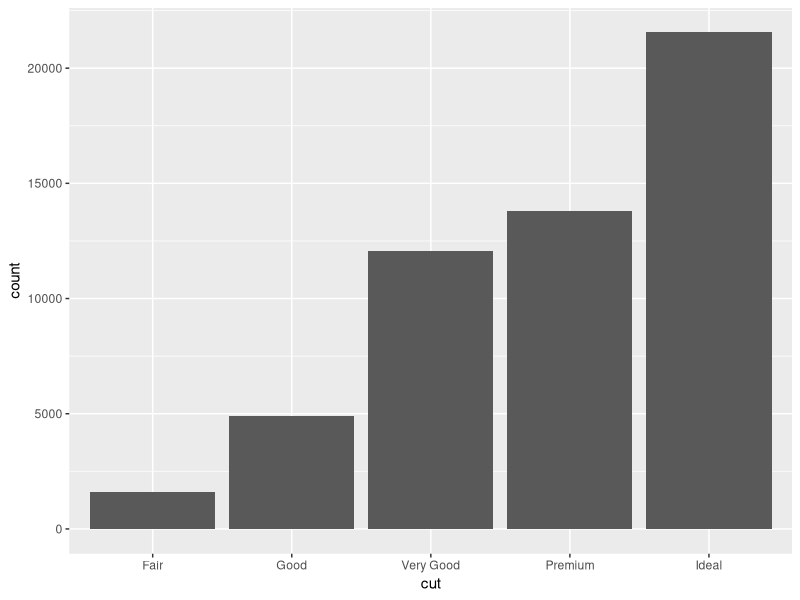
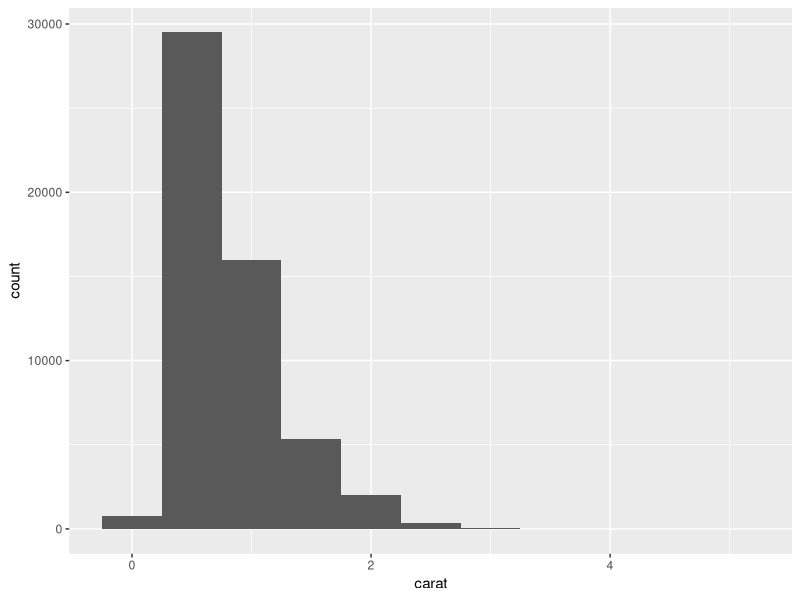
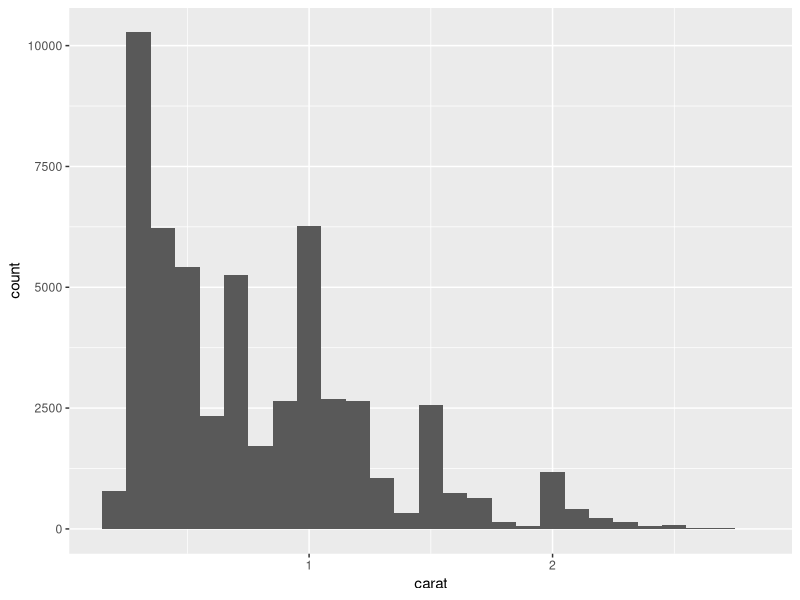
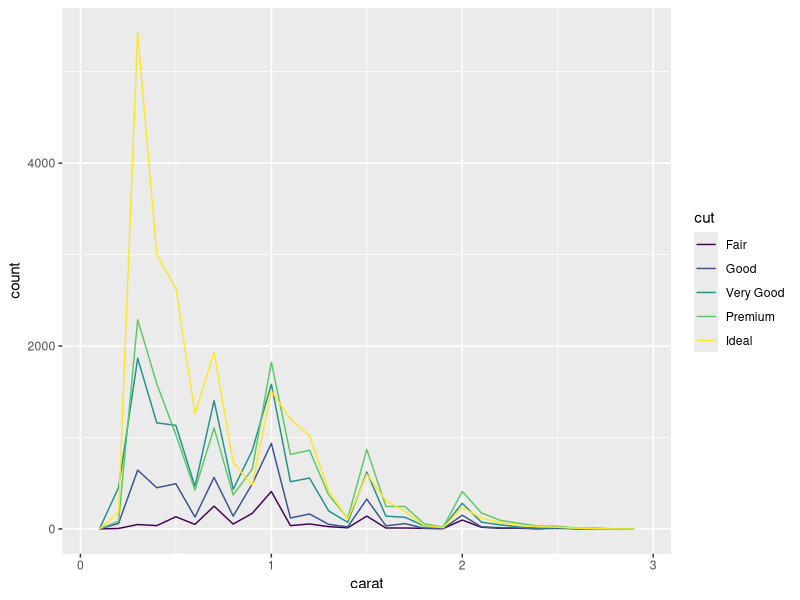
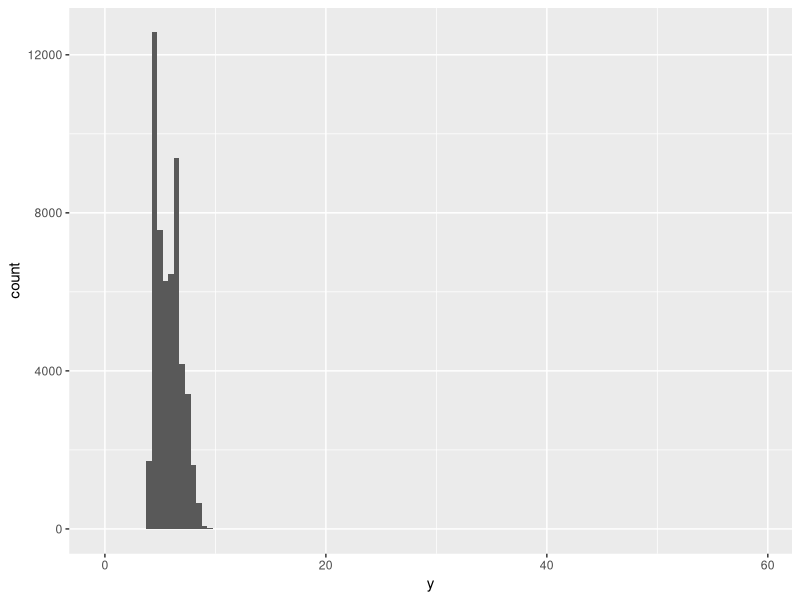
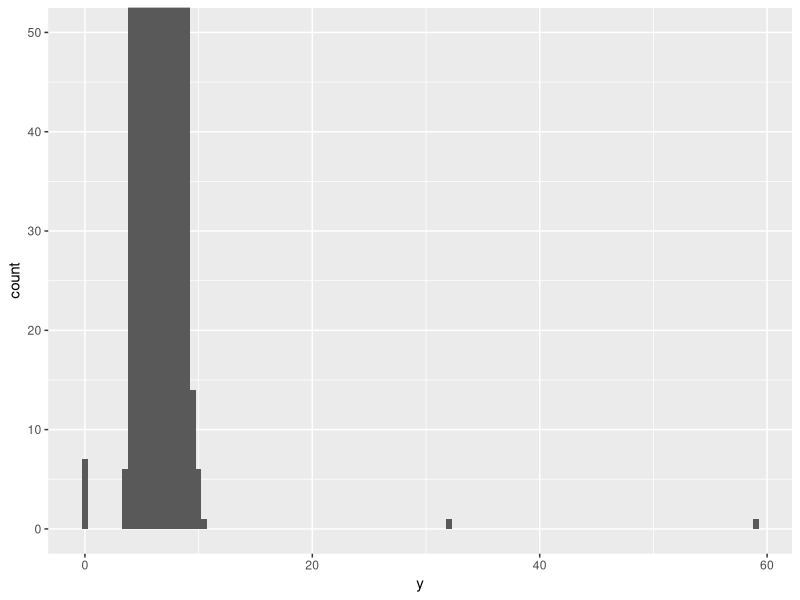
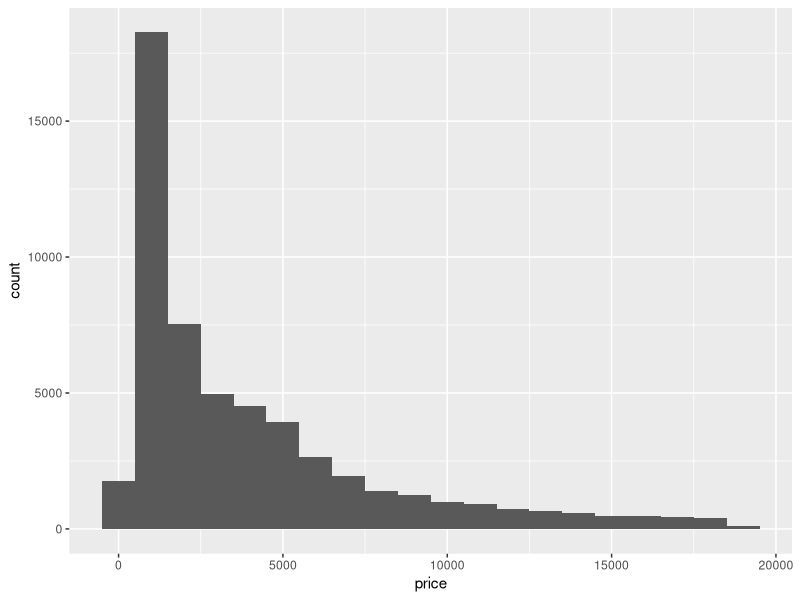
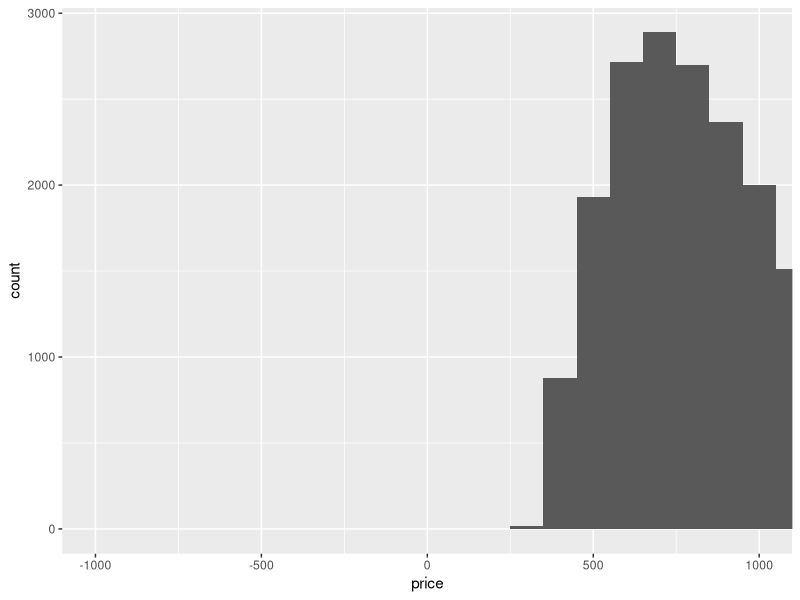

Reproduce these figures in R, in order.
library(tidyverse)

ggplot(data = diamonds) +
  geom_bar(mapping = aes(x = cut))
#an example of a categorical data point

diamonds %>%
  count(cut)
#gives the raw numbers for each bar

ggplot(data = diamonds) +
  geom_histogram(mapping = aes(x = carat), binwidth = 0.5)
#an example of a continusous data point graphed

diamonds %>%
  count(cut_width(carat, 0.5))
#gives raw numbers in a 0.5 carat width

smaller <- diamonds %>%
  filter(carat < 3)
#create a varible of diamonds with a carat less than 3

ggplot(data = smaller, mapping = aes(x = carat)) +
  geom_histogram(binwidth = 0.1)
#since our largest set of data is betwen 0.25 and 0.75 looking at data around that with a larger breakdown
#of 0.1 instead of 0.5 

ggplot(data = smaller, mapping = aes(x = carat, color = cut)) +
  geom_freqpoly(binwidth = 0.1)
#shows the same as above but with cut also shown in color so that you can see a breakdown of cut and carat

ggplot(diamonds) +
  geom_histogram(mapping = aes(x = y), binwidth = 0.5)
#create a graph of common observations, the problem is that we cannot see the outliears in this graph

ggplot(diamonds) +
  geom_histogram(mapping = aes(x = y), binwidth = 0.5) +
  coord_cartesian(ylim = c(0, 50))
#zooms into the yaxis to see the rare "bins" of data using coord_cartesian

unusual <- diamonds %>%
  filter(y < 3 | y > 20) %>%
  arrange(y)
#create a dara set of unusual data aka the data less then 3 and greater than 20 on the y axis

unusual
#as you can see there are some diamonds with 0's in x and y which y is a width and diamonds cannot 
#have a width of 0 also they cannot have a width of 31.8 or 58.9 mm which is almost over an inch long

ggplot(diamonds) +
  geom_histogram(mapping = aes(x = price), binwidth = 1000) 
#here is a histogram based on price and as you can see there are some odd data points like the price being
#below 0

ggplot(diamonds) +
  geom_histogram(mapping = aes(x = price), binwidth = 100) +
  coord_cartesian(xlim = c(-1000, 1000))
#using a coord_cartesian we can see that while on the histogram it looks like there are points below 0
#in fact there are not now to look at the upper end

ggplot(diamonds) +
  geom_histogram(mapping = aes(x = price), binwidth = 100) +
  coord_cartesian(xlim = c(15000, 30000))
#here we can see that diamonds drop off before 20000 in price

